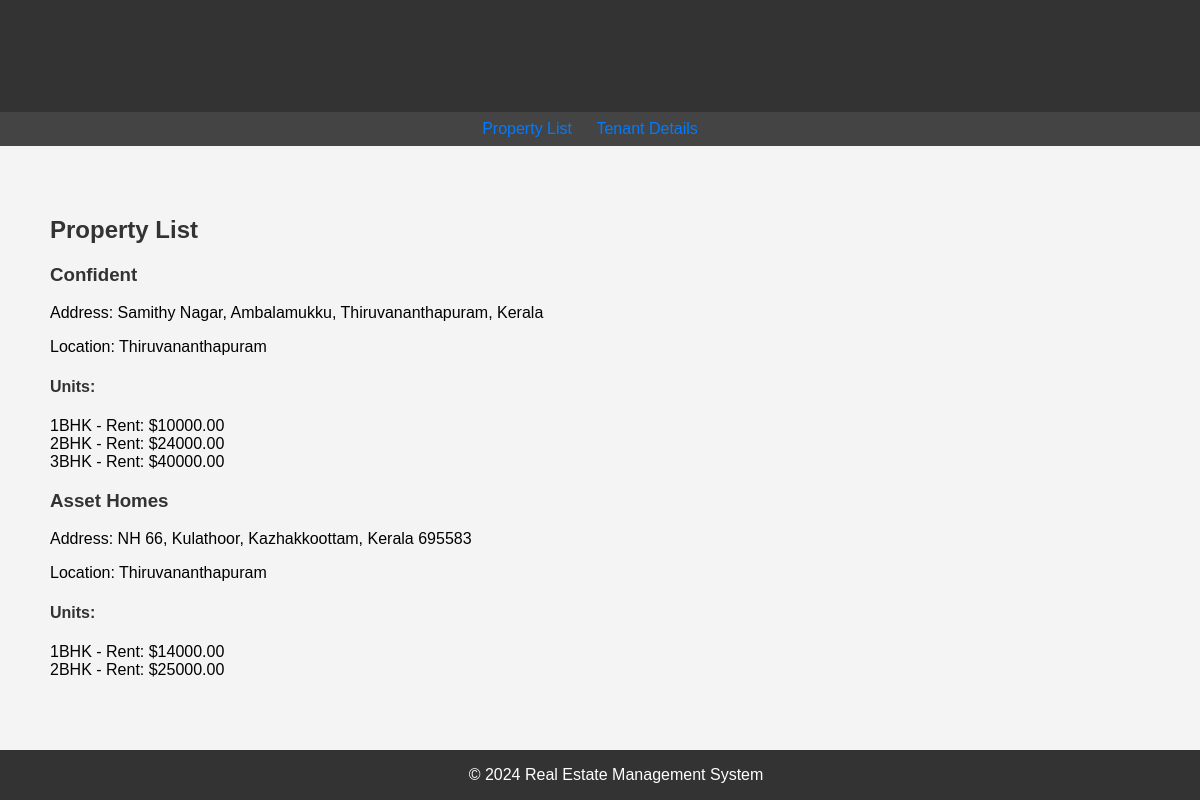
Page /accounts/profile/ (signed in) on the committed database.
### realestate_app/models.py (models this page shows, shortened)
class Property(models.Model):
    name = models.CharField(max_length=255)
    address = models.TextField()
    location = models.CharField(max_length=255)

class Unit(models.Model):
    property = models.ForeignKey(Property, on_delete=models.CASCADE)
    rent_cost = models.DecimalField(max_digits=10, decimal_places=2)
    type_choices = [('1BHK', '1BHK'), ('2BHK', '2BHK'), ('3BHK', '3BHK'), ('4BHK', '4BHK')]
    type = models.CharField(max_length=4, choices=type_choices)

### realestate_app/views.py (the view)
# urls.py: path('accounts/profile/', views.property_list, name='profile'),
@login_required(login_url='/accounts/login/')
def property_list(request):
    properties = Property.objects.all()
    return render(request, 'profile.html', {'properties': properties})

### realestate_app/templates/profile.html
{% extends 'base.html' %}
{% block content %}
  <h2>Property List</h2>
  {% for property in properties %}
    <div>
      <h3>{{ property.name }}</h3>
      <p>Address: {{ property.address }}</p>
      <p>Location: {{ property.location }}</p>
      <h4>Units:</h4>
      <ul>
        {% for unit in property.unit_set.all %}
          <li>{{ unit.type }} - Rent: ${{ unit.rent_cost }}</li>
        {% endfor %}
      </ul>
    </div>
  {% endfor %}
{% endblock %}

### realestate_app/templates/base.html (shortened to what this page needs)
<!DOCTYPE html>
<html lang="en">
<head>
</head>
<body>
    <header>
        <h1>Real Estate Management System</h1>
    </header>
        <nav>
        <ul>
            <li><a href="{% url 'profile' %}">Property List</a></li>
            <li><a href="{% url 'tenant_list' %}">Tenant Details</a></li>
        </ul>
    </nav>
    <main>
        {% block content %}{% endblock %}
    </main>
    <footer>
        &copy; 2024 Real Estate Management System
    </footer>
</body>
</html>

### realestate_app/templates/base.html (style rules this page uses)
body { font-family: 'Arial', sans-serif; margin: 0; padding: 0; background-color: #f4f4f4; }
header { background-color: #333; color: #fff; text-align: center; padding: 1em; }
nav { background-color: #444; color: #fff; padding: 0.5em; text-align: center; }
nav ul { list-style-type: none; margin: 0; padding: 0; }
nav ul li { display: inline; margin-right: 20px; }
main { padding: 50px; }
h1, h2, h3, h4 { color: #333; }
a { color: #007bff; text-decoration: none; }
ul { list-style-type: none; padding: 0; }
li { margin-bottom: 3 0px; }
footer { background-color: #333; color: #fff; text-align: center; padding: 1em; position: fixed; bottom: 0; width: 100%; }

### rows in the picture
Property: name "Confident", address "Samithy Nagar, Ambalamukku, Thiruvananthapuram, Kerala", location "Thiruvananthapuram"
Unit: type "1BHK", rent_cost "10000.00"
Unit: type "2BHK", rent_cost "24000.00"
Unit: type "3BHK", rent_cost "40000.00"
Property: name "Asset Homes", address "NH 66, Kulathoor, Kazhakkoottam, Kerala 695583", location "Thiruvananthapuram"
Unit: type "1BHK", rent_cost "14000.00"
Unit: type "2BHK", rent_cost "25000.00"
